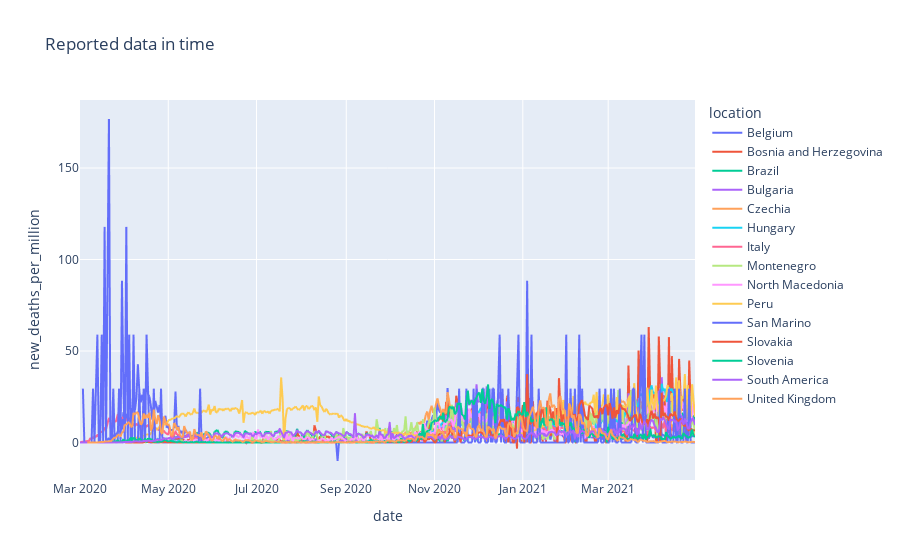

This figure's notebook cell:
### Code cell
fig = px.line(covid_df.loc[covid_df['location'].isin(countries_list)], x="date", y="new_deaths_per_million", color='location', title="Reported data in time")
fig.show()

### Figure 1 — Plotly figure (JSON) as saved in the notebook; plotly's stock layout.template omitted (floating-point values rounded to 4 significant figures; data arrays with more than 128 entries replaced by an {"elided": "..."} marker saying what was removed)
{"data": [{"hovertemplate": "location=Belgium<br>date=%{x}<br>new_deaths_per_million=%{y}<extra></extra>", "legendgroup": "Belgium", "line": {"color": "#636efa", "dash": "solid"}, "mode": "lines", "name": "Belgium", "showlegend": true, "type": "scattergl", "x": {"elided": "426 str values"}, "xaxis": "x", "y": {"elided": "426 float values"}, "yaxis": "y"}, {"hovertemplate": "location=Bosnia and Herzegovina<br>date=%{x}<br>new_deaths_per_million=%{y}<extra></extra>", "legendgroup": "Bosnia and Herzegovina", "line": {"color": "#EF553B", "dash": "solid"}, "mode": "lines", "name": "Bosnia and Herzegovina", "showlegend": true, "type": "scattergl", "x": {"elided": "422 str values"}, "xaxis": "x", "y": {"elided": "422 float values"}, "yaxis": "y"}, {"hovertemplate": "location=Brazil<br>date=%{x}<br>new_deaths_per_million=%{y}<extra></extra>", "legendgroup": "Brazil", "line": {"color": "#00cc96", "dash": "solid"}, "mode": "lines", "name": "Brazil", "showlegend": true, "type": "scattergl", "x": {"elided": "426 str values"}, "xaxis": "x", "y": {"elided": "426 float values"}, "yaxis": "y"}, {"hovertemplate": "location=Bulgaria<br>date=%{x}<br>new_deaths_per_million=%{y}<extra></extra>", "legendgroup": "Bulgaria", "line": {"color": "#ab63fa", "dash": "solid"}, "mode": "lines", "name": "Bulgaria", "showlegend": true, "type": "scattergl", "x": {"elided": "419 str values"}, "xaxis": "x", "y": {"elided": "419 float values"}, "yaxis": "y"}, {"hovertemplate": "location=Czechia<br>date=%{x}<br>new_deaths_per_million=%{y}<extra></extra>", "legendgroup": "Czechia", "line": {"color": "#FFA15A", "dash": "solid"}, "mode": "lines", "name": "Czechia", "showlegend": true, "type": "scattergl", "x": {"elided": "426 str values"}, "xaxis": "x", "y": {"elided": "426 float values"}, "yaxis": "y"}, {"hovertemplate": "location=Hungary<br>date=%{x}<br>new_deaths_per_million=%{y}<extra></extra>", "legendgroup": "Hungary", "line": {"color": "#19d3f3", "dash": "solid"}, "mode": "lines", "name": "Hungary", "showlegend": true, "type": "scattergl", "x": {"elided": "424 str values"}, "xaxis": "x", "y": {"elided": "424 float values"}, "yaxis": "y"}, {"hovertemplate": "location=Italy<br>date=%{x}<br>new_deaths_per_million=%{y}<extra></extra>", "legendgroup": "Italy", "line": {"color": "#FF6692", "dash": "solid"}, "mode": "lines", "name": "Italy", "showlegend": true, "type": "scattergl", "x": {"elided": "426 str values"}, "xaxis": "x", "y": {"elided": "426 float values"}, "yaxis": "y"}, {"hovertemplate": "location=Montenegro<br>date=%{x}<br>new_deaths_per_million=%{y}<extra></extra>", "legendgroup": "Montenegro", "line": {"color": "#B6E880", "dash": "solid"}, "mode": "lines", "name": "Montenegro", "showlegend": true, "type": "scattergl", "x": {"elided": "410 str values"}, "xaxis": "x", "y": {"elided": "410 float values"}, "yaxis": "y"}, {"hovertemplate": "location=North Macedonia<br>date=%{x}<br>new_deaths_per_million=%{y}<extra></extra>", "legendgroup": "North Macedonia", "line": {"color": "#FF97FF", "dash": "solid"}, "mode": "lines", "name": "North Macedonia", "showlegend": true, "type": "scattergl", "x": {"elided": "426 str values"}, "xaxis": "x", "y": {"elided": "426 float values"}, "yaxis": "y"}, {"hovertemplate": "location=Peru<br>date=%{x}<br>new_deaths_per_million=%{y}<extra></extra>", "legendgroup": "Peru", "line": {"color": "#FECB52", "dash": "solid"}, "mode": "lines", "name": "Peru", "showlegend": true, "type": "scattergl", "x": {"elided": "426 str values"}, "xaxis": "x", "y": {"elided": "426 float values"}, "yaxis": "y"}, {"hovertemplate": "location=San Marino<br>date=%{x}<br>new_deaths_per_million=%{y}<extra></extra>", "legendgroup": "San Marino", "line": {"color": "#636efa", "dash": "solid"}, "mode": "lines", "name": "San Marino", "showlegend": true, "type": "scattergl", "x": {"elided": "426 str values"}, "xaxis": "x", "y": {"elided": "426 float values"}, "yaxis": "y"}, {"hovertemplate": "location=Slovakia<br>date=%{x}<br>new_deaths_per_million=%{y}<extra></extra>", "legendgroup": "Slovakia", "line": {"color": "#EF553B", "dash": "solid"}, "mode": "lines", "name": "Slovakia", "showlegend": true, "type": "scattergl", "x": {"elided": "421 str values"}, "xaxis": "x", "y": {"elided": "421 float values"}, "yaxis": "y"}, {"hovertemplate": "location=Slovenia<br>date=%{x}<br>new_deaths_per_million=%{y}<extra></extra>", "legendgroup": "Slovenia", "line": {"color": "#00cc96", "dash": "solid"}, "mode": "lines", "name": "Slovenia", "showlegend": true, "type": "scattergl", "x": {"elided": "426 str values"}, "xaxis": "x", "y": {"elided": "426 float values"}, "yaxis": "y"}, {"hovertemplate": "location=South America<br>date=%{x}<br>new_deaths_per_million=%{y}<extra></extra>", "legendgroup": "South America", "line": {"color": "#ab63fa", "dash": "solid"}, "mode": "lines", "name": "South America", "showlegend": true, "type": "scattergl", "x": {"elided": "426 str values"}, "xaxis": "x", "y": {"elided": "426 float values"}, "yaxis": "y"}, {"hovertemplate": "location=United Kingdom<br>date=%{x}<br>new_deaths_per_million=%{y}<extra></extra>", "legendgroup": "United Kingdom", "line": {"color": "#FFA15A", "dash": "solid"}, "mode": "lines", "name": "United Kingdom", "showlegend": true, "type": "scattergl", "x": {"elided": "426 str values"}, "xaxis": "x", "y": {"elided": "426 float values"}, "yaxis": "y"}], "layout": {"legend": {"title": {"text": "location"}, "tracegroupgap": 0}, "title": {"text": "Reported data in time"}, "xaxis": {"anchor": "y", "domain": [0, 1], "title": {"text": "date"}}, "yaxis": {"anchor": "x", "domain": [0, 1], "title": {"text": "new_deaths_per_million"}}}}
